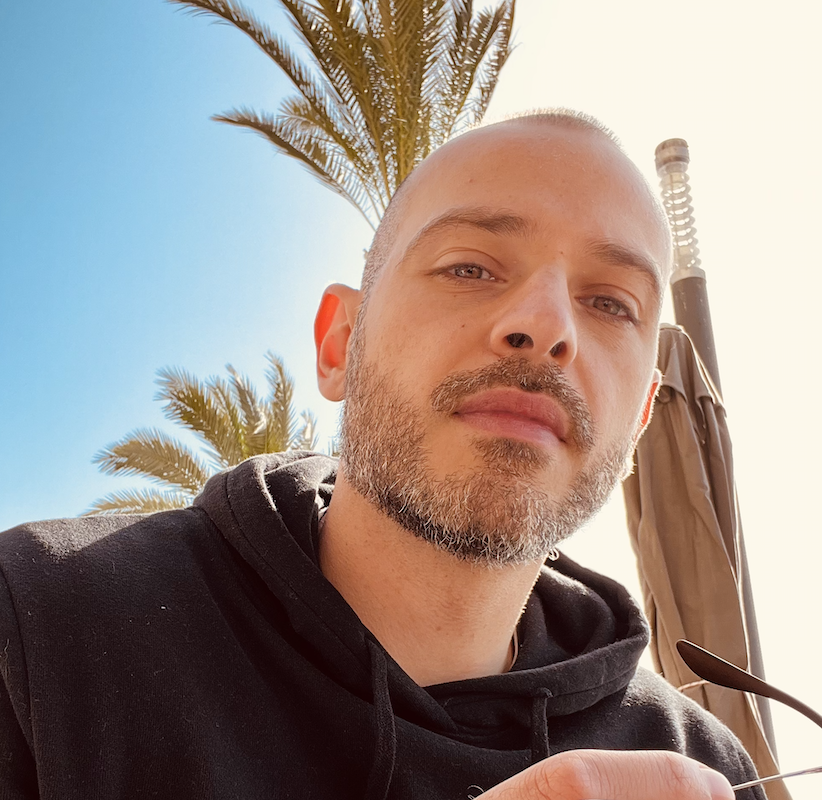
#> input picture naief.png, 822 x 800 px
$ python sketch.py
#> lines starting #> are read from the running program, lines starting #| are printed output that depends on the picture
#!/usr/bin/env python3

""" Photo Sketching Using Python """
import cv2 as cv
img = cv.imread("naief.png")
#> img is the input picture: shape (800, 822, 3); mean B, G, R 136.3, 142.3, 154.9

## Image to Gray Image
gray_image = cv.cvtColor(img,cv.COLOR_BGR2GRAY)
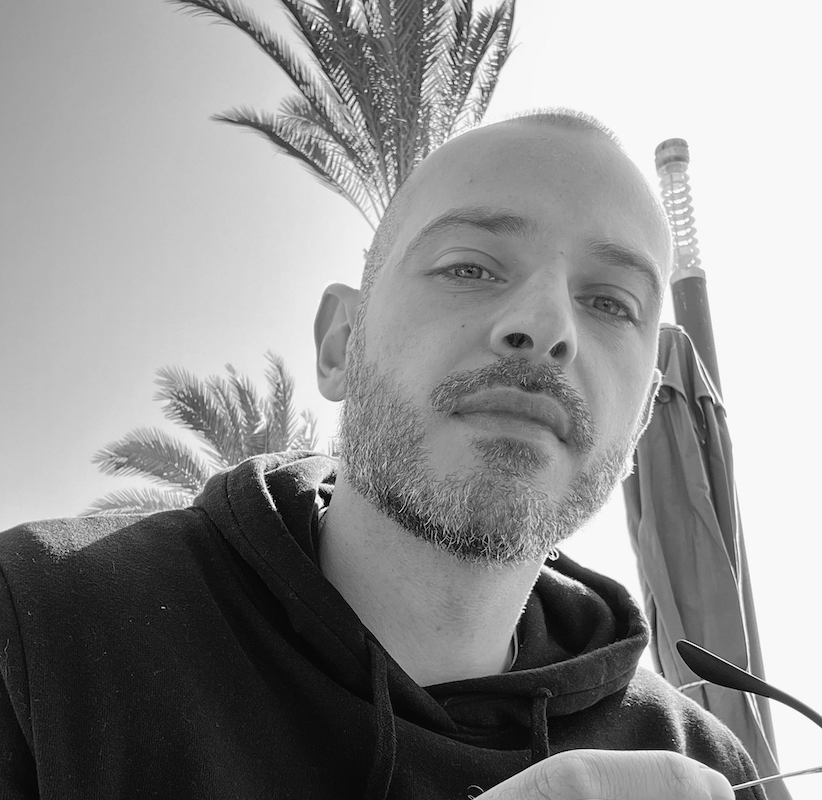
#> gray_image: shape (800, 822); min 0, max 255, mean 145.5

## Gray Image to Inverted Gray Image
inverted_gray_image = 255-gray_image
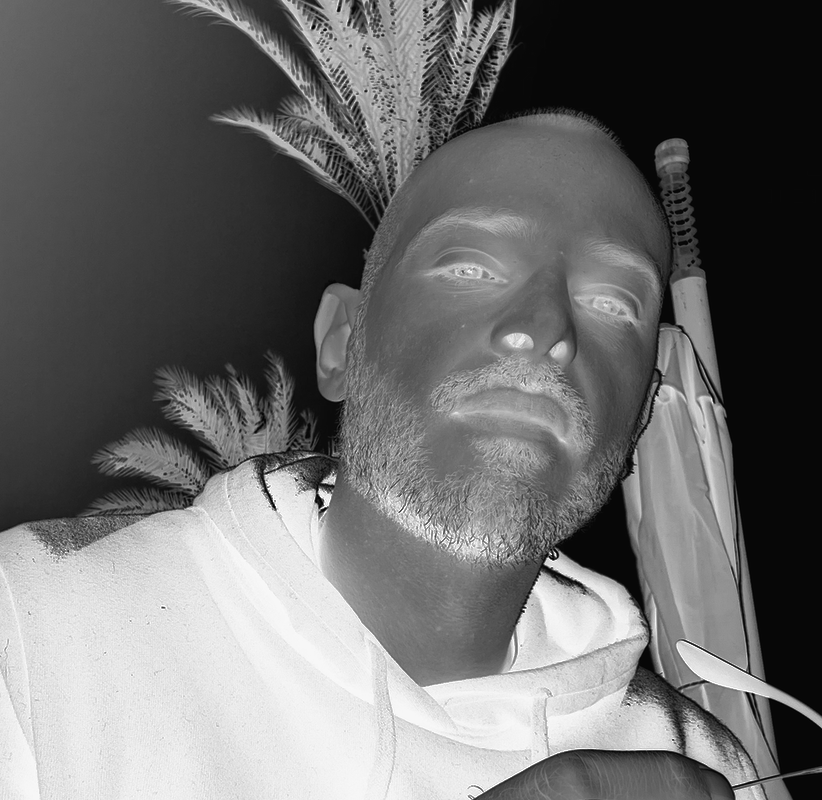
#> inverted_gray_image: shape (800, 822); min 0, max 255, mean 109.5

## Blurring The Inverted Gray Image
blurred_inverted_gray_image = cv.GaussianBlur(inverted_gray_image, (19,19),0)
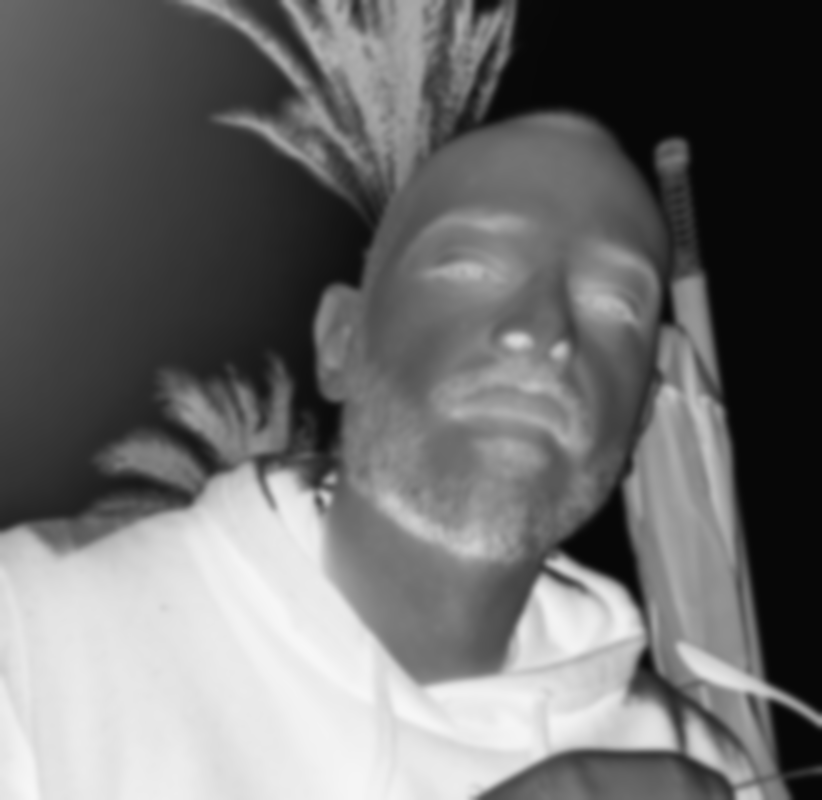
#> blurred_inverted_gray_image: shape (800, 822); min 7, max 247, mean 109.5

## Inverting the blurred image
inverted_blurred_image = 255-blurred_inverted_gray_image
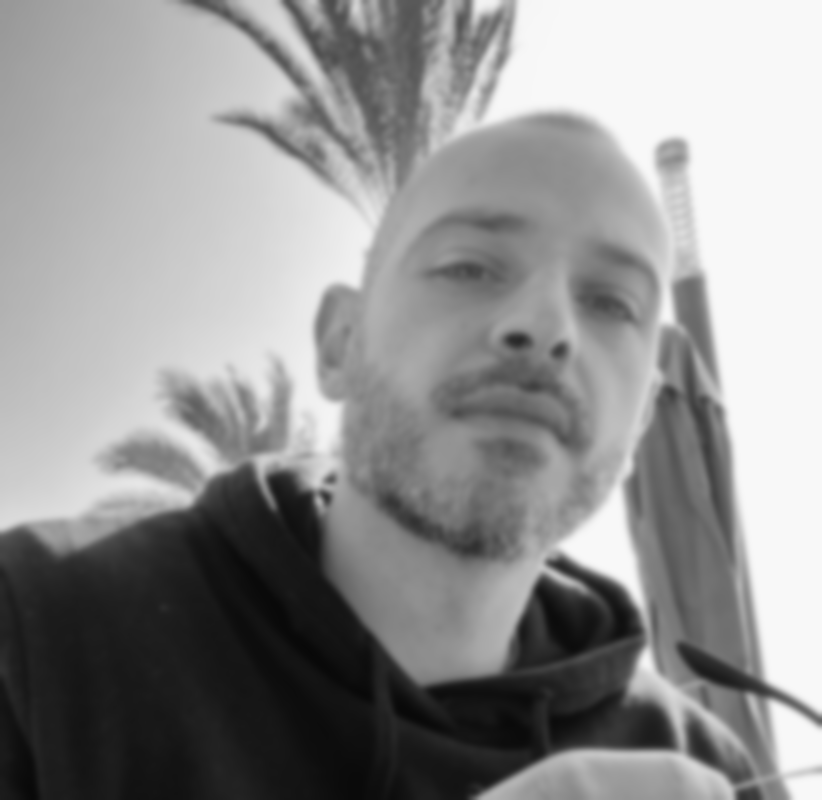
#> inverted_blurred_image: shape (800, 822); min 8, max 248, mean 145.5

### Preparing Photo sketching
sketck = cv.divide(gray_image, inverted_blurred_image,scale= 256.0)
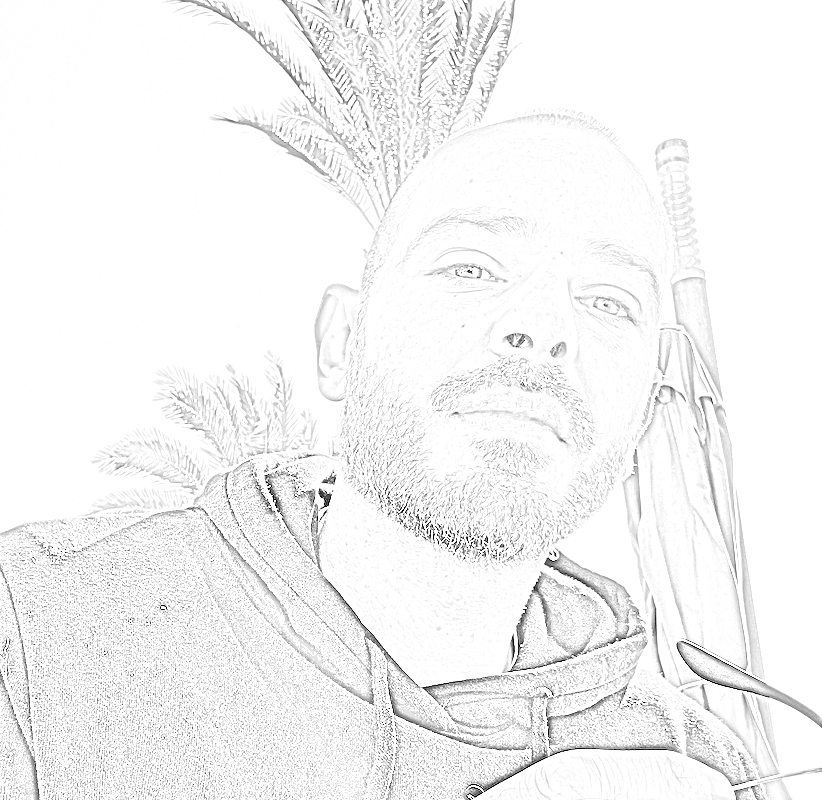
#> sketck: shape (800, 822); min 0, max 255, mean 244.7

### Transform into Thumbnail
#maxsize = (1024,1024)
#imThumb = cv.resize(sketck,maxsize,interpolation=cv.CV_INTER_AREA)

"""
cv.imshow("Original Image",img)
cv.imshow("Pencil Sketch", sketck)
cv.waitKey(0)
"""
cv.imwrite("image_sketch.png", sketck)
#cv.imwrite("image_sketch_thumb.png", imThumb)


##################################
# importing Image class from PIL package
from PIL import Image

# creating a object
image = Image.open(r"image_sketch.png")
MAX_SIZE = (300, 300)

image.thumbnail(MAX_SIZE)

# creating thumbnail
image.save('image_sketch_thumb.png')
image.show()
##################################
